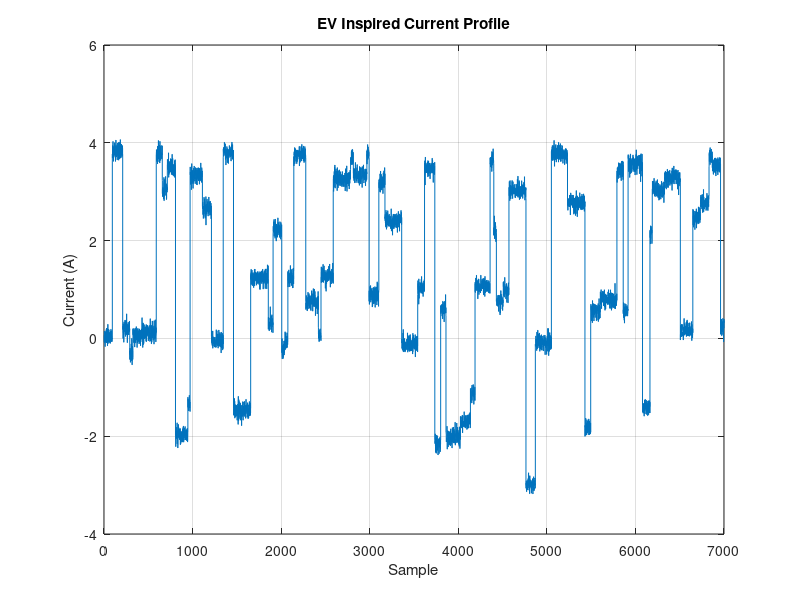
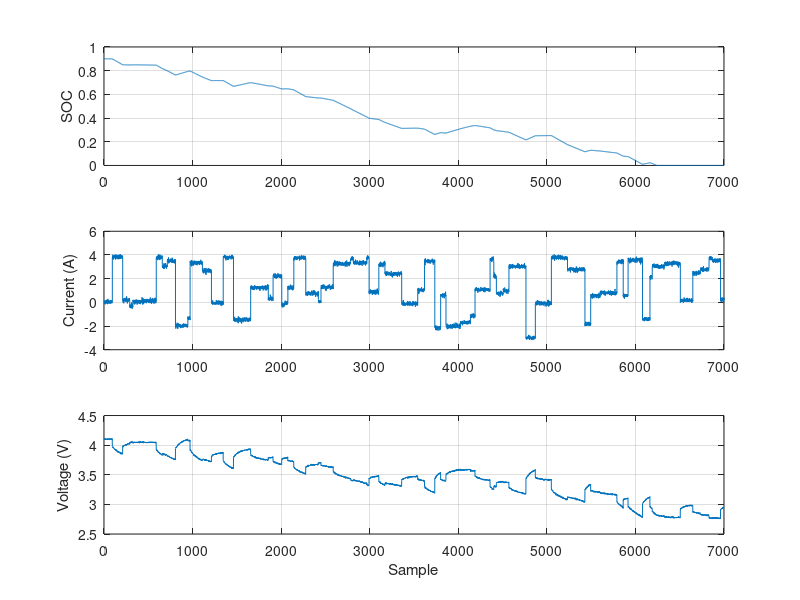

Reproduce these figures in MATLAB, in order. (Note: this script raises an error after producing the figures.)
clc;
clear;
close all;

rng(123);

%% Battery Parameters

Ts = 1;

R1 = 0.015;
C1 = 3000;

R2 = 0.008;
C2 = 10000;

Q = 2.5*3600;      % 2.5 Ah

%% EV Driving Cycle Inspired Current Profile

N = 7000;

u = zeros(N,1);

k = 1;

while k < N

    mode = randi(5);

    duration = randi([20 200]);

    idx = k:min(k+duration-1,N);

    switch mode

        case 1      % Idle
            current = 0 + 0.2*randn;

        case 2      % Acceleration
            current = 2 + 2*rand;

        case 3      % Cruise
            current = 0.5 + rand;

        case 4      % Regenerative Braking
            current = -1 - 2*rand;

        case 5      % Hard Acceleration
            current = 3 + rand;

    end

    u(idx) = current;

    k = idx(end)+1;

end

u = u + 0.1*randn(size(u));

u(u > 5) = 5;
u(u < -4) = -4;

figure;
stairs(u);
grid on;
xlabel('Sample');
ylabel('Current (A)');
title('EV Inspired Current Profile');

%% SOC Model

SOC = zeros(N,1);

SOC(1) = 0.9;

for k = 2:N

    SOC(k) = SOC(k-1) - (u(k-1)*Ts)/Q;

    SOC(k) = min(max(SOC(k),0),1);

end

%% OCV-SOC Relationship

SOC_table = [0 0.1 0.2 0.3 0.4 0.5 0.6 0.7 0.8 0.9 1];

OCV_table = [3.0 3.2 3.35 3.45 3.55 ...
             3.65 3.75 3.85 4.0 4.1 4.2];

Voc = interp1(SOC_table,...
              OCV_table,...
              SOC,...
              'pchip');

%% Temperature Model

Temp = zeros(N,1);

Temp(1) = 25;

for k = 2:N

    Temp(k) = Temp(k-1) ...
            + 0.0003*u(k)^2 ...
            - 0.00005*(Temp(k-1)-25);

end

%% SOC & Temperature Dependent Resistance
R0_var = (0.03 + 0.02*(1-SOC)) ...
       .* (1 + 0.01*(25-Temp));

%% 2RC ECM Simulation

Vrc1 = zeros(N,1);
Vrc2 = zeros(N,1);

for k = 2:N

    dVrc1 = -(1/(R1*C1))*Vrc1(k-1) ...
            + (1/C1)*u(k-1);

    dVrc2 = -(1/(R2*C2))*Vrc2(k-1) ...
            + (1/C2)*u(k-1);

    Vrc1(k) = Vrc1(k-1) + Ts*dVrc1;
    Vrc2(k) = Vrc2(k-1) + Ts*dVrc2;

end

%% Terminal Voltage

Vt = Voc ...
    - R0_var.*u ...
    - Vrc1 ...
    - Vrc2;

%% Measurement Noise

noise = 0.005*randn(N,1);

sensor_bias = 0.003;

Vt_noisy = Vt + noise + sensor_bias;

%% Visualization

figure;

subplot(3,1,1)
plot(SOC)
grid on
ylabel('SOC')

subplot(3,1,2)
stairs(u)
grid on
ylabel('Current (A)')

subplot(3,1,3)
plot(Vt_noisy)
grid on
ylabel('Voltage (V)')
xlabel('Sample')

%% IDENTIFICATION DATA

data = iddata(Vt_noisy,[u SOC Temp],Ts);

%% TRAIN VALIDATION SPLIT

data_est = data(1:2:end);
data_val = data(2:2:end);

bestFit = -inf;
bestOrder = 0;


%% HAMMERSTEIN-WIENER

orders_hw = [10 10 10 ...
             10 10 10 ...
             1 1 1];

InputNL  = idSigmoidNetwork;
OutputNL = idSigmoidNetwork;

sys_hw = nlhw(...
    data_est,...
    orders_hw,...
    InputNL,...
    OutputNL);

%% VALIDATION
figure
compare(data_val,sys_hw)
grid on
title('Hammerstein-Wiener Validation')

[~,fit_hw_train] = compare(data_est,sys_hw);
[~,fit_hw_val]   = compare(data_val,sys_hw);

fprintf('\n');
fprintf('HW RESULTS\n');
fprintf('Training Fit   = %.2f %%\n',fit_hw_train);
fprintf('Validation Fit = %.2f %%\n',fit_hw_val);

%% Prediction Data

[y_hw,fit_hw_val] = compare(data_val,sys_hw);

%% Save

save('battery_hw_results.mat',...
    'sys_hw',...
    'y_hw',...
    'fit_hw_val',...
    'data_val');
